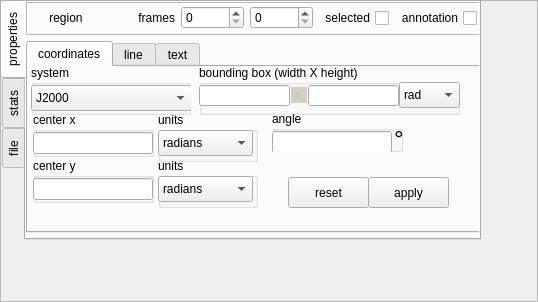
<?xml version="1.0" encoding="UTF-8"?>
<ui version="4.0">
 <class>QtRegionState</class>
 <widget class="QFrame" name="QtRegionState">
  <property name="geometry">
   <rect>
    <x>0</x>
    <y>0</y>
    <width>538</width>
    <height>302</height>
   </rect>
  </property>
  <property name="windowTitle">
   <string>Frame</string>
  </property>
  <property name="toolTip">
   <string>font size</string>
  </property>
  <property name="frameShape">
   <enum>QFrame::StyledPanel</enum>
  </property>
  <property name="frameShadow">
   <enum>QFrame::Raised</enum>
  </property>
  <widget class="QTabWidget" name="categories">
   <property name="geometry">
    <rect>
     <x>0</x>
     <y>0</y>
     <width>481</width>
     <height>240</height>
    </rect>
   </property>
   <property name="tabPosition">
    <enum>QTabWidget::West</enum>
   </property>
   <property name="tabShape">
    <enum>QTabWidget::Rounded</enum>
   </property>
   <property name="currentIndex">
    <number>0</number>
   </property>
   <widget class="QWidget" name="state_tab">
    <attribute name="title">
     <string>properties</string>
    </attribute>
    <widget class="QWidget" name="verticalLayoutWidget">
     <property name="geometry">
      <rect>
       <x>0</x>
       <y>0</y>
       <width>539</width>
       <height>231</height>
      </rect>
     </property>
     <layout class="QVBoxLayout" name="verticalLayout">
      <item>
       <widget class="QFrame" name="frame">
        <property name="sizePolicy">
         <sizepolicy hsizetype="Preferred" vsizetype="Preferred">
          <horstretch>0</horstretch>
          <verstretch>0</verstretch>
         </sizepolicy>
        </property>
        <property name="minimumSize">
         <size>
          <width>0</width>
          <height>33</height>
         </size>
        </property>
        <property name="maximumSize">
         <size>
          <width>454</width>
          <height>16777215</height>
         </size>
        </property>
        <property name="frameShape">
         <enum>QFrame::StyledPanel</enum>
        </property>
        <property name="frameShadow">
         <enum>QFrame::Raised</enum>
        </property>
        <widget class="QWidget" name="layoutWidget">
         <property name="geometry">
          <rect>
           <x>0</x>
           <y>0</y>
           <width>451</width>
           <height>32</height>
          </rect>
         </property>
         <layout class="QHBoxLayout" name="globalStateLayout">
          <item>
           <widget class="QLabel" name="region_type">
            <property name="minimumSize">
             <size>
              <width>80</width>
              <height>0</height>
             </size>
            </property>
            <property name="maximumSize">
             <size>
              <width>80</width>
              <height>16777215</height>
             </size>
            </property>
            <property name="text">
             <string>region</string>
            </property>
            <property name="alignment">
             <set>Qt::AlignCenter</set>
            </property>
           </widget>
          </item>
          <item>
           <widget class="QLabel" name="label">
            <property name="text">
             <string>frames</string>
            </property>
            <property name="alignment">
             <set>Qt::AlignRight|Qt::AlignTrailing|Qt::AlignVCenter</set>
            </property>
           </widget>
          </item>
          <item>
           <widget class="QSpinBox" name="frame_min">
            <property name="maximum">
             <number>99</number>
            </property>
           </widget>
          </item>
          <item>
           <widget class="QSpinBox" name="frame_max"/>
          </item>
          <item>
           <widget class="QCheckBox" name="region_mark">
            <property name="toolTip">
             <string>mark for later operations</string>
            </property>
            <property name="layoutDirection">
             <enum>Qt::RightToLeft</enum>
            </property>
            <property name="text">
             <string>selected</string>
            </property>
           </widget>
          </item>
          <item>
           <widget class="QCheckBox" name="region_annotation">
            <property name="toolTip">
             <string>mark this region as an annotation
(which does not participate in calculations)</string>
            </property>
            <property name="layoutDirection">
             <enum>Qt::RightToLeft</enum>
            </property>
            <property name="text">
             <string>annotation</string>
            </property>
           </widget>
          </item>
         </layout>
        </widget>
       </widget>
      </item>
      <item>
       <widget class="QTabWidget" name="states">
        <property name="currentIndex">
         <number>0</number>
        </property>
        <widget class="QWidget" name="coordinateTab">
         <attribute name="title">
          <string>coordinates</string>
         </attribute>
         <widget class="QGroupBox" name="coordinate_system_box">
          <property name="geometry">
           <rect>
            <x>3</x>
            <y>-2</y>
            <width>160</width>
            <height>50</height>
           </rect>
          </property>
          <property name="minimumSize">
           <size>
            <width>160</width>
            <height>50</height>
           </size>
          </property>
          <property name="title">
           <string>system</string>
          </property>
          <property name="flat">
           <bool>true</bool>
          </property>
          <widget class="QComboBox" name="coordinate_system">
           <property name="geometry">
            <rect>
             <x>0</x>
             <y>20</y>
             <width>161</width>
             <height>26</height>
            </rect>
           </property>
           <item>
            <property name="text">
             <string>J2000</string>
            </property>
           </item>
           <item>
            <property name="text">
             <string>B1950</string>
            </property>
           </item>
           <item>
            <property name="text">
             <string>galactic</string>
            </property>
           </item>
           <item>
            <property name="text">
             <string>super galactic</string>
            </property>
           </item>
           <item>
            <property name="text">
             <string>ecliptic</string>
            </property>
           </item>
          </widget>
         </widget>
         <widget class="QGroupBox" name="x_units_box">
          <property name="geometry">
           <rect>
            <x>130</x>
            <y>45</y>
            <width>100</width>
            <height>50</height>
           </rect>
          </property>
          <property name="minimumSize">
           <size>
            <width>100</width>
            <height>50</height>
           </size>
          </property>
          <property name="title">
           <string>units</string>
          </property>
          <property name="flat">
           <bool>true</bool>
          </property>
          <widget class="QComboBox" name="x_units">
           <property name="geometry">
            <rect>
             <x>0</x>
             <y>18</y>
             <width>95</width>
             <height>26</height>
            </rect>
           </property>
           <item>
            <property name="text">
             <string>radians</string>
            </property>
           </item>
           <item>
            <property name="text">
             <string>degrees</string>
            </property>
           </item>
           <item>
            <property name="text">
             <string>sexagesimal</string>
            </property>
           </item>
           <item>
            <property name="text">
             <string>pixel</string>
            </property>
           </item>
          </widget>
          <widget class="QGroupBox" name="x_units_box_2">
           <property name="geometry">
            <rect>
             <x>0</x>
             <y>50</y>
             <width>100</width>
             <height>50</height>
            </rect>
           </property>
           <property name="minimumSize">
            <size>
             <width>100</width>
             <height>50</height>
            </size>
           </property>
           <property name="title">
            <string>units</string>
           </property>
           <property name="flat">
            <bool>true</bool>
           </property>
           <widget class="QComboBox" name="coordinate_units_2">
            <property name="geometry">
             <rect>
              <x>0</x>
              <y>20</y>
              <width>101</width>
              <height>26</height>
             </rect>
            </property>
            <item>
             <property name="text">
              <string>radians</string>
             </property>
            </item>
            <item>
             <property name="text">
              <string>degrees</string>
             </property>
            </item>
            <item>
             <property name="text">
              <string>H:M:S</string>
             </property>
            </item>
            <item>
             <property name="text">
              <string>D.M.S</string>
             </property>
            </item>
           </widget>
          </widget>
         </widget>
         <widget class="QGroupBox" name="groupBox_3">
          <property name="geometry">
           <rect>
            <x>5</x>
            <y>45</y>
            <width>121</width>
            <height>45</height>
           </rect>
          </property>
          <property name="title">
           <string>center x</string>
          </property>
          <property name="flat">
           <bool>true</bool>
          </property>
          <widget class="QLineEdit" name="center_x">
           <property name="geometry">
            <rect>
             <x>0</x>
             <y>20</y>
             <width>120</width>
             <height>22</height>
            </rect>
           </property>
          </widget>
         </widget>
         <widget class="QGroupBox" name="groupBox_4">
          <property name="geometry">
           <rect>
            <x>5</x>
            <y>91</y>
            <width>121</width>
            <height>45</height>
           </rect>
          </property>
          <property name="title">
           <string notr="true">center y</string>
          </property>
          <property name="flat">
           <bool>true</bool>
          </property>
          <widget class="QLineEdit" name="center_y">
           <property name="geometry">
            <rect>
             <x>0</x>
             <y>20</y>
             <width>120</width>
             <height>22</height>
            </rect>
           </property>
          </widget>
         </widget>
         <widget class="QGroupBox" name="coordinate_angle_box">
          <property name="geometry">
           <rect>
            <x>244</x>
            <y>44</y>
            <width>131</width>
            <height>41</height>
           </rect>
          </property>
          <property name="title">
           <string>angle</string>
          </property>
          <property name="flat">
           <bool>true</bool>
          </property>
          <widget class="QLineEdit" name="center_angle">
           <property name="geometry">
            <rect>
             <x>0</x>
             <y>20</y>
             <width>120</width>
             <height>22</height>
            </rect>
           </property>
          </widget>
          <widget class="QLabel" name="center_angle_degrees">
           <property name="geometry">
            <rect>
             <x>122</x>
             <y>20</y>
             <width>21</width>
             <height>16</height>
            </rect>
           </property>
           <property name="font">
            <font>
             <pointsize>18</pointsize>
            </font>
           </property>
           <property name="text">
            <string>°</string>
           </property>
          </widget>
         </widget>
         <widget class="QPushButton" name="coordinates_apply">
          <property name="geometry">
           <rect>
            <x>340</x>
            <y>110</y>
            <width>81</width>
            <height>31</height>
           </rect>
          </property>
          <property name="text">
           <string>apply</string>
          </property>
         </widget>
         <widget class="QPushButton" name="coordinates_reset">
          <property name="geometry">
           <rect>
            <x>260</x>
            <y>110</y>
            <width>81</width>
            <height>31</height>
           </rect>
          </property>
          <property name="text">
           <string>reset</string>
          </property>
         </widget>
         <widget class="QGroupBox" name="y_units_box">
          <property name="geometry">
           <rect>
            <x>130</x>
            <y>91</y>
            <width>100</width>
            <height>50</height>
           </rect>
          </property>
          <property name="minimumSize">
           <size>
            <width>100</width>
            <height>50</height>
           </size>
          </property>
          <property name="title">
           <string>units</string>
          </property>
          <property name="flat">
           <bool>true</bool>
          </property>
          <widget class="QComboBox" name="y_units">
           <property name="geometry">
            <rect>
             <x>0</x>
             <y>18</y>
             <width>95</width>
             <height>26</height>
            </rect>
           </property>
           <item>
            <property name="text">
             <string>radians</string>
            </property>
           </item>
           <item>
            <property name="text">
             <string>degrees</string>
            </property>
           </item>
           <item>
            <property name="text">
             <string>sexagesimal</string>
            </property>
           </item>
           <item>
            <property name="text">
             <string>pixel</string>
            </property>
           </item>
          </widget>
         </widget>
         <widget class="QGroupBox" name="bounding_box_dimensions">
          <property name="geometry">
           <rect>
            <x>171</x>
            <y>-2</y>
            <width>261</width>
            <height>50</height>
           </rect>
          </property>
          <property name="minimumSize">
           <size>
            <width>180</width>
            <height>50</height>
           </size>
          </property>
          <property name="title">
           <string>bounding box (width X height)</string>
          </property>
          <property name="flat">
           <bool>true</bool>
          </property>
          <widget class="QLineEdit" name="bounding_box_vs">
           <property name="enabled">
            <bool>false</bool>
           </property>
           <property name="geometry">
            <rect>
             <x>92</x>
             <y>22</y>
             <width>16</width>
             <height>16</height>
            </rect>
           </property>
           <property name="palette">
            <palette>
             <active>
              <colorrole role="Base">
               <brush brushstyle="SolidPattern">
                <color alpha="255">
                 <red>232</red>
                 <green>232</green>
                 <blue>232</blue>
                </color>
               </brush>
              </colorrole>
             </active>
             <inactive>
              <colorrole role="Base">
               <brush brushstyle="SolidPattern">
                <color alpha="255">
                 <red>232</red>
                 <green>232</green>
                 <blue>232</blue>
                </color>
               </brush>
              </colorrole>
             </inactive>
             <disabled>
              <colorrole role="Base">
               <brush brushstyle="SolidPattern">
                <color alpha="255">
                 <red>212</red>
                 <green>208</green>
                 <blue>200</blue>
                </color>
               </brush>
              </colorrole>
             </disabled>
            </palette>
           </property>
           <property name="font">
            <font>
             <pointsize>10</pointsize>
            </font>
           </property>
           <property name="acceptDrops">
            <bool>false</bool>
           </property>
           <property name="text">
            <string>X</string>
           </property>
           <property name="maxLength">
            <number>50</number>
           </property>
           <property name="frame">
            <bool>false</bool>
           </property>
           <property name="alignment">
            <set>Qt::AlignCenter</set>
           </property>
           <property name="readOnly">
            <bool>true</bool>
           </property>
          </widget>
          <widget class="QComboBox" name="dim_units">
           <property name="geometry">
            <rect>
             <x>200</x>
             <y>17</y>
             <width>61</width>
             <height>26</height>
            </rect>
           </property>
           <item>
            <property name="text">
             <string>rad</string>
            </property>
           </item>
           <item>
            <property name="text">
             <string>°</string>
            </property>
           </item>
           <item>
            <property name="text">
             <string>&quot;</string>
            </property>
           </item>
           <item>
            <property name="text">
             <string>'</string>
            </property>
           </item>
           <item>
            <property name="text">
             <string>pix</string>
            </property>
           </item>
          </widget>
          <widget class="QLineEdit" name="bounding_width">
           <property name="geometry">
            <rect>
             <x>0</x>
             <y>20</y>
             <width>91</width>
             <height>21</height>
            </rect>
           </property>
           <property name="alignment">
            <set>Qt::AlignRight|Qt::AlignTrailing|Qt::AlignVCenter</set>
           </property>
          </widget>
          <widget class="QLineEdit" name="bounding_height">
           <property name="geometry">
            <rect>
             <x>109</x>
             <y>20</y>
             <width>91</width>
             <height>21</height>
            </rect>
           </property>
          </widget>
         </widget>
        </widget>
        <widget class="QWidget" name="lineTab">
         <attribute name="title">
          <string>line</string>
         </attribute>
         <widget class="QGroupBox" name="groupBox_8">
          <property name="geometry">
           <rect>
            <x>0</x>
            <y>0</y>
            <width>161</width>
            <height>50</height>
           </rect>
          </property>
          <property name="minimumSize">
           <size>
            <width>120</width>
            <height>50</height>
           </size>
          </property>
          <property name="title">
           <string>color</string>
          </property>
          <property name="flat">
           <bool>true</bool>
          </property>
          <widget class="QComboBox" name="line_color">
           <property name="geometry">
            <rect>
             <x>0</x>
             <y>20</y>
             <width>161</width>
             <height>26</height>
            </rect>
           </property>
           <property name="currentIndex">
            <number>3</number>
           </property>
           <item>
            <property name="text">
             <string>black</string>
            </property>
           </item>
           <item>
            <property name="text">
             <string>white</string>
            </property>
           </item>
           <item>
            <property name="text">
             <string>red</string>
            </property>
           </item>
           <item>
            <property name="text">
             <string>green</string>
            </property>
           </item>
           <item>
            <property name="text">
             <string>blue</string>
            </property>
           </item>
           <item>
            <property name="text">
             <string>cyan</string>
            </property>
           </item>
           <item>
            <property name="text">
             <string>magenta</string>
            </property>
           </item>
           <item>
            <property name="text">
             <string>yellow</string>
            </property>
           </item>
           <item>
            <property name="text">
             <string>gray</string>
            </property>
           </item>
          </widget>
         </widget>
         <widget class="QGroupBox" name="groupBox_9">
          <property name="geometry">
           <rect>
            <x>170</x>
            <y>0</y>
            <width>61</width>
            <height>50</height>
           </rect>
          </property>
          <property name="minimumSize">
           <size>
            <width>26</width>
            <height>50</height>
           </size>
          </property>
          <property name="title">
           <string>width</string>
          </property>
          <property name="flat">
           <bool>true</bool>
          </property>
          <widget class="QSpinBox" name="line_width">
           <property name="geometry">
            <rect>
             <x>0</x>
             <y>20</y>
             <width>57</width>
             <height>25</height>
            </rect>
           </property>
           <property name="minimum">
            <number>1</number>
           </property>
           <property name="maximum">
            <number>10</number>
           </property>
          </widget>
         </widget>
         <widget class="QGroupBox" name="groupBox_10">
          <property name="geometry">
           <rect>
            <x>240</x>
            <y>0</y>
            <width>120</width>
            <height>50</height>
           </rect>
          </property>
          <property name="minimumSize">
           <size>
            <width>120</width>
            <height>50</height>
           </size>
          </property>
          <property name="title">
           <string>style</string>
          </property>
          <property name="flat">
           <bool>true</bool>
          </property>
          <widget class="QComboBox" name="line_style">
           <property name="geometry">
            <rect>
             <x>0</x>
             <y>20</y>
             <width>115</width>
             <height>26</height>
            </rect>
           </property>
           <item>
            <property name="text">
             <string>solid</string>
            </property>
           </item>
           <item>
            <property name="text">
             <string>dashed</string>
            </property>
           </item>
           <item>
            <property name="text">
             <string>dotted</string>
            </property>
           </item>
          </widget>
         </widget>
        </widget>
        <widget class="QWidget" name="textTab">
         <attribute name="title">
          <string>text</string>
         </attribute>
         <widget class="QGroupBox" name="groupBox_5">
          <property name="geometry">
           <rect>
            <x>0</x>
            <y>-3</y>
            <width>281</width>
            <height>41</height>
           </rect>
          </property>
          <property name="title">
           <string>value</string>
          </property>
          <property name="flat">
           <bool>true</bool>
          </property>
          <widget class="QLineEdit" name="text">
           <property name="geometry">
            <rect>
             <x>0</x>
             <y>20</y>
             <width>281</width>
             <height>22</height>
            </rect>
           </property>
          </widget>
         </widget>
         <widget class="QGroupBox" name="groupBox_6">
          <property name="geometry">
           <rect>
            <x>290</x>
            <y>-3</y>
            <width>151</width>
            <height>50</height>
           </rect>
          </property>
          <property name="minimumSize">
           <size>
            <width>120</width>
            <height>50</height>
           </size>
          </property>
          <property name="title">
           <string>color</string>
          </property>
          <property name="flat">
           <bool>true</bool>
          </property>
          <widget class="QComboBox" name="text_color">
           <property name="geometry">
            <rect>
             <x>0</x>
             <y>18</y>
             <width>151</width>
             <height>26</height>
            </rect>
           </property>
           <property name="currentIndex">
            <number>3</number>
           </property>
           <item>
            <property name="text">
             <string>black</string>
            </property>
           </item>
           <item>
            <property name="text">
             <string>white</string>
            </property>
           </item>
           <item>
            <property name="text">
             <string>red</string>
            </property>
           </item>
           <item>
            <property name="text">
             <string>green</string>
            </property>
           </item>
           <item>
            <property name="text">
             <string>blue</string>
            </property>
           </item>
           <item>
            <property name="text">
             <string>cyan</string>
            </property>
           </item>
           <item>
            <property name="text">
             <string>magenta</string>
            </property>
           </item>
           <item>
            <property name="text">
             <string>yellow</string>
            </property>
           </item>
           <item>
            <property name="text">
             <string>gray</string>
            </property>
           </item>
           <item>
            <property name="text">
             <string>custom</string>
            </property>
           </item>
          </widget>
         </widget>
         <widget class="QGroupBox" name="groupBox_7">
          <property name="geometry">
           <rect>
            <x>0</x>
            <y>37</y>
            <width>441</width>
            <height>50</height>
           </rect>
          </property>
          <property name="minimumSize">
           <size>
            <width>120</width>
            <height>50</height>
           </size>
          </property>
          <property name="title">
           <string>font</string>
          </property>
          <property name="flat">
           <bool>true</bool>
          </property>
          <widget class="QFontComboBox" name="font_name">
           <property name="geometry">
            <rect>
             <x>0</x>
             <y>20</y>
             <width>361</width>
             <height>26</height>
            </rect>
           </property>
           <property name="toolTip">
            <string>font name</string>
           </property>
          </widget>
          <widget class="QSpinBox" name="font_size">
           <property name="geometry">
            <rect>
             <x>374</x>
             <y>20</y>
             <width>63</width>
             <height>25</height>
            </rect>
           </property>
           <property name="minimum">
            <number>7</number>
           </property>
           <property name="value">
            <number>11</number>
           </property>
          </widget>
         </widget>
         <widget class="QWidget" name="horizontalLayoutWidget">
          <property name="geometry">
           <rect>
            <x>6</x>
            <y>83</y>
            <width>112</width>
            <height>31</height>
           </rect>
          </property>
          <layout class="QHBoxLayout" name="horizontalLayout">
           <item>
            <widget class="QCheckBox" name="font_bold">
             <property name="text">
              <string>bold</string>
             </property>
            </widget>
           </item>
           <item>
            <widget class="QCheckBox" name="font_italic">
             <property name="text">
              <string>italic</string>
             </property>
            </widget>
           </item>
          </layout>
         </widget>
         <widget class="QDial" name="text_position">
          <property name="geometry">
           <rect>
            <x>130</x>
            <y>81</y>
            <width>31</width>
            <height>31</height>
           </rect>
          </property>
          <property name="sizePolicy">
           <sizepolicy hsizetype="Fixed" vsizetype="Fixed">
            <horstretch>0</horstretch>
            <verstretch>0</verstretch>
           </sizepolicy>
          </property>
          <property name="toolTip">
           <string>text position</string>
          </property>
          <property name="minimum">
           <number>0</number>
          </property>
          <property name="maximum">
           <number>4</number>
          </property>
          <property name="sliderPosition">
           <number>2</number>
          </property>
          <property name="orientation">
           <enum>Qt::Horizontal</enum>
          </property>
          <property name="invertedAppearance">
           <bool>false</bool>
          </property>
          <property name="invertedControls">
           <bool>false</bool>
          </property>
          <property name="wrapping">
           <bool>true</bool>
          </property>
          <property name="notchTarget">
           <double>3.700000000000000</double>
          </property>
          <property name="notchesVisible">
           <bool>false</bool>
          </property>
         </widget>
         <widget class="QSpinBox" name="y_off">
          <property name="geometry">
           <rect>
            <x>229</x>
            <y>84</y>
            <width>57</width>
            <height>25</height>
           </rect>
          </property>
          <property name="toolTip">
           <string>y offset delta</string>
          </property>
          <property name="minimum">
           <number>-999</number>
          </property>
          <property name="maximum">
           <number>999</number>
          </property>
          <property name="singleStep">
           <number>10</number>
          </property>
         </widget>
         <widget class="QSpinBox" name="x_off">
          <property name="geometry">
           <rect>
            <x>170</x>
            <y>84</y>
            <width>57</width>
            <height>25</height>
           </rect>
          </property>
          <property name="toolTip">
           <string>x offset delta</string>
          </property>
          <property name="minimum">
           <number>-999</number>
          </property>
          <property name="maximum">
           <number>999</number>
          </property>
          <property name="singleStep">
           <number>10</number>
          </property>
         </widget>
        </widget>
       </widget>
      </item>
     </layout>
    </widget>
   </widget>
   <widget class="QWidget" name="statistics_tab">
    <attribute name="title">
     <string>stats</string>
    </attribute>
    <widget class="QStackedWidget" name="statistics_group">
     <property name="geometry">
      <rect>
       <x>-5</x>
       <y>0</y>
       <width>458</width>
       <height>235</height>
      </rect>
     </property>
     <property name="minimumSize">
      <size>
       <width>455</width>
       <height>0</height>
      </size>
     </property>
     <property name="currentIndex">
      <number>-1</number>
     </property>
    </widget>
   </widget>
   <widget class="QWidget" name="tab">
    <attribute name="title">
     <string>file</string>
    </attribute>
    <widget class="QTabWidget" name="file_tab">
     <property name="geometry">
      <rect>
       <x>0</x>
       <y>0</y>
       <width>451</width>
       <height>230</height>
      </rect>
     </property>
     <property name="currentIndex">
      <number>0</number>
     </property>
     <widget class="QWidget" name="tab_2">
      <attribute name="title">
       <string>save</string>
      </attribute>
      <widget class="QGroupBox" name="save_file_name">
       <property name="geometry">
        <rect>
         <x>0</x>
         <y>0</y>
         <width>441</width>
         <height>51</height>
        </rect>
       </property>
       <property name="title">
        <string>file name</string>
       </property>
       <property name="flat">
        <bool>true</bool>
       </property>
       <widget class="QLineEdit" name="save_filename">
        <property name="geometry">
         <rect>
          <x>1</x>
          <y>23</y>
          <width>361</width>
          <height>22</height>
         </rect>
        </property>
       </widget>
       <widget class="QPushButton" name="save_file_name_browse">
        <property name="geometry">
         <rect>
          <x>362</x>
          <y>20</y>
          <width>81</width>
          <height>32</height>
         </rect>
        </property>
        <property name="text">
         <string>browse</string>
        </property>
       </widget>
      </widget>
      <widget class="QGroupBox" name="groupBox_11">
       <property name="geometry">
        <rect>
         <x>0</x>
         <y>50</y>
         <width>171</width>
         <height>51</height>
        </rect>
       </property>
       <property name="title">
        <string>file format</string>
       </property>
       <property name="flat">
        <bool>true</bool>
       </property>
       <widget class="QComboBox" name="save_file_type">
        <property name="geometry">
         <rect>
          <x>-2</x>
          <y>20</y>
          <width>161</width>
          <height>26</height>
         </rect>
        </property>
        <item>
         <property name="text">
          <string>CASA region file</string>
         </property>
        </item>
        <item>
         <property name="text">
          <string>DS9 region file</string>
         </property>
        </item>
       </widget>
      </widget>
      <widget class="QPushButton" name="save_now">
       <property name="geometry">
        <rect>
         <x>327</x>
         <y>120</y>
         <width>114</width>
         <height>31</height>
        </rect>
       </property>
       <property name="toolTip">
        <string>save region(s) to file...</string>
       </property>
       <property name="text">
        <string>save now</string>
       </property>
      </widget>
      <widget class="QGroupBox" name="groupBox">
       <property name="geometry">
        <rect>
         <x>190</x>
         <y>50</y>
         <width>151</width>
         <height>81</height>
        </rect>
       </property>
       <property name="title">
        <string>output contents</string>
       </property>
       <property name="flat">
        <bool>true</bool>
       </property>
       <widget class="QRadioButton" name="save_current_region">
        <property name="geometry">
         <rect>
          <x>6</x>
          <y>20</y>
          <width>121</width>
          <height>20</height>
         </rect>
        </property>
        <property name="text">
         <string>current region</string>
        </property>
        <property name="checked">
         <bool>true</bool>
        </property>
       </widget>
       <widget class="QRadioButton" name="save_marked_regions">
        <property name="geometry">
         <rect>
          <x>6</x>
          <y>40</y>
          <width>151</width>
          <height>20</height>
         </rect>
        </property>
        <property name="text">
         <string>all marked regions</string>
        </property>
       </widget>
       <widget class="QRadioButton" name="save_all_regions">
        <property name="geometry">
         <rect>
          <x>6</x>
          <y>60</y>
          <width>102</width>
          <height>20</height>
         </rect>
        </property>
        <property name="text">
         <string>all regions</string>
        </property>
       </widget>
      </widget>
      <widget class="QGroupBox" name="csys_box">
       <property name="geometry">
        <rect>
         <x>0</x>
         <y>100</y>
         <width>171</width>
         <height>51</height>
        </rect>
       </property>
       <property name="title">
        <string>coordinate system</string>
       </property>
       <property name="flat">
        <bool>true</bool>
       </property>
       <widget class="QComboBox" name="save_csys_type">
        <property name="geometry">
         <rect>
          <x>-2</x>
          <y>20</y>
          <width>161</width>
          <height>26</height>
         </rect>
        </property>
        <item>
         <property name="text">
          <string>pixel</string>
         </property>
        </item>
        <item>
         <property name="text">
          <string>j2000</string>
         </property>
        </item>
        <item>
         <property name="text">
          <string>b1950</string>
         </property>
        </item>
       </widget>
      </widget>
     </widget>
     <widget class="QWidget" name="tab_3">
      <attribute name="title">
       <string>load</string>
      </attribute>
      <widget class="QGroupBox" name="load_file_name">
       <property name="geometry">
        <rect>
         <x>0</x>
         <y>0</y>
         <width>441</width>
         <height>51</height>
        </rect>
       </property>
       <property name="title">
        <string>file name</string>
       </property>
       <property name="flat">
        <bool>true</bool>
       </property>
       <widget class="QLineEdit" name="load_filename">
        <property name="geometry">
         <rect>
          <x>1</x>
          <y>23</y>
          <width>361</width>
          <height>22</height>
         </rect>
        </property>
       </widget>
       <widget class="QPushButton" name="load_file_name_browse">
        <property name="geometry">
         <rect>
          <x>362</x>
          <y>20</y>
          <width>81</width>
          <height>32</height>
         </rect>
        </property>
        <property name="text">
         <string>browse</string>
        </property>
       </widget>
      </widget>
      <widget class="QGroupBox" name="groupBox_12">
       <property name="geometry">
        <rect>
         <x>0</x>
         <y>50</y>
         <width>171</width>
         <height>51</height>
        </rect>
       </property>
       <property name="title">
        <string>file format</string>
       </property>
       <property name="flat">
        <bool>true</bool>
       </property>
       <widget class="QComboBox" name="load_file_type">
        <property name="geometry">
         <rect>
          <x>-2</x>
          <y>20</y>
          <width>161</width>
          <height>26</height>
         </rect>
        </property>
        <item>
         <property name="text">
          <string>CASA region file</string>
         </property>
        </item>
        <item>
         <property name="text">
          <string>DS9 region file</string>
         </property>
        </item>
       </widget>
      </widget>
      <widget class="QPushButton" name="load_now">
       <property name="geometry">
        <rect>
         <x>210</x>
         <y>70</y>
         <width>114</width>
         <height>31</height>
        </rect>
       </property>
       <property name="toolTip">
        <string>load region(s) from file...</string>
       </property>
       <property name="text">
        <string>load now</string>
       </property>
      </widget>
     </widget>
    </widget>
   </widget>
  </widget>
 </widget>
 <resources/>
 <connections/>
</ui>
